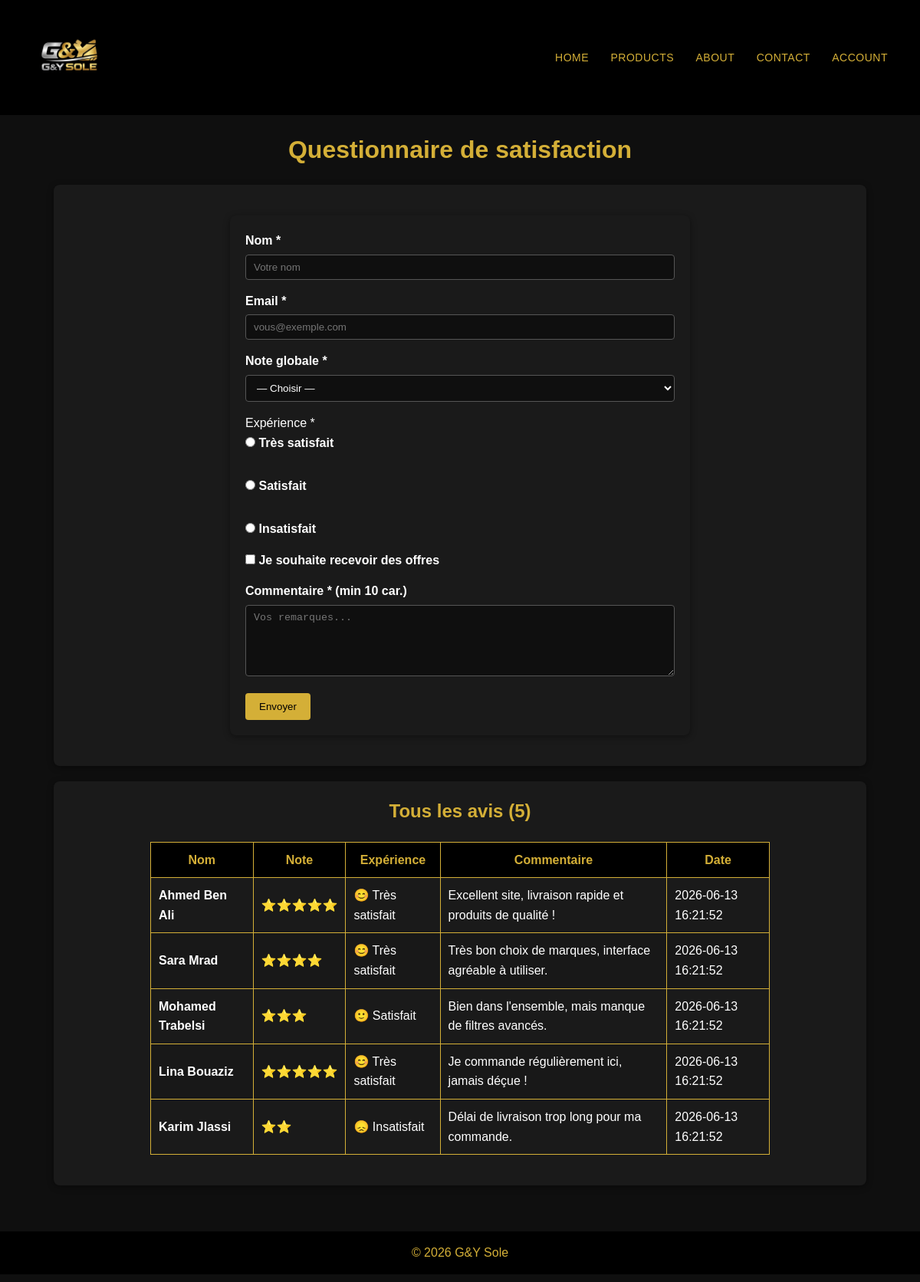
Screenshot of /gy_sole/php/questionnaire_traitement.php with the database file from the repository.
### tables this page shows
CREATE TABLE IF NOT EXISTS avis (
    id          INT AUTO_INCREMENT PRIMARY KEY,
    nom         VARCHAR(150) NOT NULL,
    email       VARCHAR(255) NOT NULL,
    note        TINYINT NOT NULL CHECK (note BETWEEN 1 AND 5),
    experience  ENUM('tres_satisfait','satisfait','insatisfait') NOT NULL,
    newsletter  TINYINT(1) NOT NULL DEFAULT 0,
    commentaire TEXT NOT NULL,
    date_avis   DATETIME NOT NULL DEFAULT CURRENT_TIMESTAMP
);

### gy_sole/php/questionnaire_traitement.php (the view, shortened to what this page needs)
<?php
$pdo = getConnexion();
$tousAvis = $pdo->query('SELECT * FROM avis ORDER BY date_avis DESC')->fetchAll();
$expLabels = [
    'tres_satisfait' => '😊 Très satisfait',
    'satisfait'      => '🙂 Satisfait',
    'insatisfait'    => '😞 Insatisfait',
];
?>
<!DOCTYPE html>
<html lang="fr">
<head>
    <link rel="stylesheet" href="../css/style.css">
</head>
<body>
<header class="navbar">
    <div id="logo"><img src="../img/noir.jpg" alt="G&amp;Y Sole Logo" class="logo"></div>
    <nav>
        <a href="../index.html">Home</a>
        <a href="products.html">Products</a>
        <a href="about.html">About</a>
        <a href="contact.html">Contact</a>
        <a href="account.html">Account</a>
    </nav>
</header>
<main class="container">
    <h1>Questionnaire de satisfaction</h1>
    <section class="content-block">
        <form method="POST" action="questionnaire_traitement.php" onsubmit="return validerQuestionnaire()">
            <div class="form-group">
                <label for="nom">Nom *</label>
                <input type="text" id="nom" name="nom" placeholder="Votre nom">
            </div>
            <div class="form-group">
                <label for="email">Email *</label>
                <input type="email" id="email" name="email" placeholder="vous@exemple.com">
            </div>
            <div class="form-group">
                <label for="note">Note globale *</label>
                <select id="note" name="note">
                    <option value="">— Choisir —</option>
                </select>
            </div>
            <div class="form-group">
                <span>Expérience *</span><br>
                <label><input type="radio" name="qExperience" value="tres_satisfait"> Très satisfait</label><br>
                <label><input type="radio" name="qExperience" value="satisfait"> Satisfait</label><br>
                <label><input type="radio" name="qExperience" value="insatisfait"> Insatisfait</label>
            </div>
            <div class="form-group">
                <label><input type="checkbox" name="newsletter"> Je souhaite recevoir des offres</label>
            </div>
            <div class="form-group">
                <label for="commentaire">Commentaire * (min 10 car.)</label>
                <textarea id="commentaire" name="commentaire" rows="5" placeholder="Vos remarques..."></textarea>
            </div>
            <button type="submit">Envoyer</button>
        </form>
    </section>
    <section class="content-block">
        <h2>Tous les avis (<?= count($tousAvis) ?>)</h2>
        <?php if (empty($tousAvis)): ?>
            <p>Aucun avis pour l'instant.</p>
        <?php else: ?>
        <table>
            <thead>
                <tr><th>Nom</th><th>Note</th><th>Expérience</th><th>Commentaire</th><th>Date</th></tr>
            </thead>
            <tbody>
            <?php foreach ($tousAvis as $a): ?>
                <tr>
                    <td><?= htmlspecialchars($a['nom']) ?></td>
                    <td><?= str_repeat('⭐', (int)$a['note']) ?></td>
                    <td><?= $expLabels[$a['experience']] ?? $a['experience'] ?></td>
                    <td><?= htmlspecialchars($a['commentaire']) ?></td>
                    <td><?= $a['date_avis'] ?></td>
                </tr>
            <?php endforeach; ?>
            </tbody>
        </table>
        <?php endif; ?>
    </section>
</main>
<footer><p>© 2026 G&amp;Y Sole</p></footer>
</body>
</html>

### gy_sole/css/style.css (style rules this page uses)
* { box-sizing: border-box; margin: 0; padding: 0; }
body { font-family: Arial, sans-serif; background-color: #0f0f0f; color: #ffffff; line-height: 1.6; }
.container { max-width: 1100px; margin: 0 auto; padding: 20px; }
#logo { font-size: 26px; font-weight: bold; letter-spacing: 1px; color: #d4af37; display: flex; align-items: center; gap: 12px; }
.navbar { display: flex; justify-content: space-between; align-items: center; background-color: #000000; padding: 15px 30px; }
.navbar a { color: #d4af37; text-decoration: none; margin: 0 12px; font-size: 14px; text-transform: uppercase; letter-spacing: 0.5px; }
a { color: #d4af37; text-decoration: none; }
a:link { color: #d4af37; }
h1 { font-size: 32px; margin-bottom: 10px; text-align: center; color: #d4af37; }
h2 { font-size: 24px; margin-bottom: 15px; text-align: center; color: #d4af37; }
.content-block { margin-top: 20px; background: #1a1a1a; padding: 20px 25px; border-radius: 8px; box-shadow: 0 2px 8px rgba(0, 0, 0, 0.4); }
p { margin-bottom: 10px; }
.logo { width: 120px; }
footer p { text-align: center; padding: 15px; background: #000000; color: #d4af37; margin-top: 40px; }
table { width: 80%; margin: 20px auto; border-collapse: collapse; }
table, th, td { border: 1px solid #d4af37; padding: 10px; }
th { background-color: #000000; color: #d4af37; }
tr:nth-child(even) { background-color: #181818; }
td:first-child { font-weight: bold; }
form { max-width: 600px; margin: 20px auto; background: #1a1a1a; padding: 20px; border-radius: 8px; box-shadow: 0 2px 8px rgba(0, 0, 0, 0.4); }
.form-group { margin-bottom: 15px; }
label { display: block; margin-bottom: 5px; font-weight: bold; }
input[type="text"], input[type="email"], input[type="password"], input[type="number"], input[type="date"], select, textarea { width: 100%; padding: 8px 10px; border-radius: 4px; border: 1px solid #555; background-color: #0f0f0f; color: #ffffff; }
input[type="submit"], button { background-color: #d4af37; color: #000000; border: none; padding: 10px 18px; border-radius: 4px; cursor: pointer; transition: background-color 0.3s ease, transform 0.2s ease; }

### rows the page displays
avis: nom "Ahmed Ben Ali", note "⭐⭐⭐⭐⭐", experience "😊 Très satisfait", commentaire "Excellent site, livraison rapide et produits de qualité !", date_avis "2026-06-13 16:21:52"
avis: nom "Sara Mrad", note "⭐⭐⭐⭐", experience "😊 Très satisfait", commentaire "Très bon choix de marques, interface agréable à utiliser.", date_avis "2026-06-13 16:21:52"
avis: nom "Mohamed Trabelsi", note "⭐⭐⭐", experience "🙂 Satisfait", commentaire "Bien dans l'ensemble, mais manque de filtres avancés.", date_avis "2026-06-13 16:21:52"
avis: nom "Lina Bouaziz", note "⭐⭐⭐⭐⭐", experience "😊 Très satisfait", commentaire "Je commande régulièrement ici, jamais déçue !", date_avis "2026-06-13 16:21:52"
avis: nom "Karim Jlassi", note "⭐⭐", experience "😞 Insatisfait", commentaire "Délai de livraison trop long pour ma commande.", date_avis "2026-06-13 16:21:52"

### other values shown
count($tousAvis) "5"
